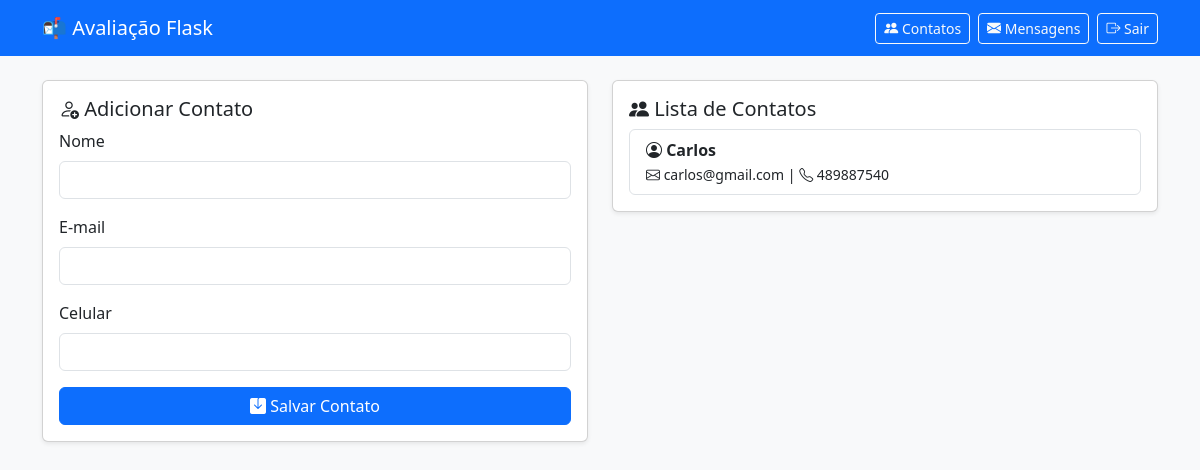
The page /contacts/ (signed in) on the database as committed earlier.
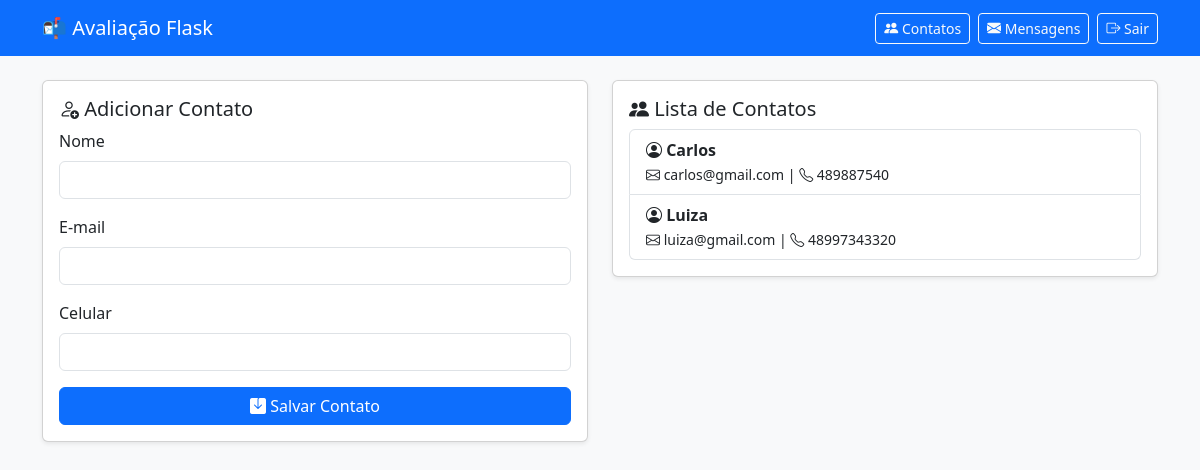
The same page on the database as committed later.
### app/models.py (models this page shows)
class Contact(db.Model):
    id = db.Column(db.Integer, primary_key=True)
    nome = db.Column(db.String(64), nullable=False)
    email = db.Column(db.String(120), nullable=False)
    celular = db.Column(db.String(20), nullable=False)
    user_id = db.Column(db.Integer, db.ForeignKey('user.id'), nullable=False)
    mensagens = db.relationship('Message', backref='contato', lazy=True)

### app/routes/contact.py (the view)
@bp.route('/')
@login_required
def contacts():
    contatos = Contact.query.filter_by(user_id=current_user.id).all()
    return render_template('contacts.html', contatos=contatos)

### app/models.py (called while the page is built)
@login_manager.user_loader
def load_user(user_id):
    return User.query.get(int(user_id))

### app/templates/contacts.html (shortened to what this page needs)
{% extends 'base.html' %}
{% block content %}
<div class="row">
  <div class="col-md-6">
    <div class="card shadow-sm mb-4">
      <div class="card-body">
        <h5 class="card-title"><i class="bi bi-person-add"></i> Adicionar Contato</h5>
        <form method="post" action="/contacts/add">
          <div class="mb-3">
            <label for="nome" class="form-label">Nome</label>
            <input type="text" class="form-control" id="nome" name="nome" required>
          </div>
          <div class="mb-3">
            <label for="email" class="form-label">E-mail</label>
            <input type="email" class="form-control" id="email" name="email" required>
          </div>
          <div class="mb-3">
            <label for="celular" class="form-label">Celular</label>
            <input type="text" class="form-control" id="celular" name="celular" required>
          </div>
          <button type="submit" class="btn btn-primary w-100"><i class="bi bi-save-fill"></i> Salvar Contato</button>
        </form>
      </div>
    </div>
  </div>
  <div class="col-md-6">
    <div class="card shadow-sm">
      <div class="card-body">
        <h5 class="card-title"><i class="bi bi-people-fill"></i> Lista de Contatos</h5>
        {% if contatos %}
        <ul class="list-group">
          {% for c in contatos %}
          <li class="list-group-item d-flex justify-content-between align-items-center">
            <div>
              <i class="bi bi-person-circle"></i> <strong>{{ c.nome }}</strong><br>
              <small><i class="bi bi-envelope"></i> {{ c.email }} | <i class="bi bi-telephone"></i> {{ c.celular }}</small>
            </div>
          </li>
          {% endfor %}
        </ul>
        {% else %}
        <p class="text-muted">Nenhum contato cadastrado ainda.</p>
        {% endif %}
      </div>
    </div>
  </div>
</div>
{% endblock %}

Rows that differ between the two databases and show on the page:
added Contact: nome "Luiza", email "luiza@gmail.com", celular "48997343320"
